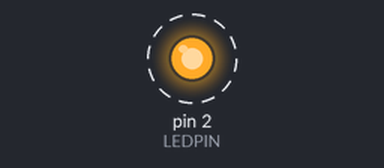
A sketch run on a simulated Arduino Uno, built with avr-gcc and run on an emulated ATmega328P. Shown: output pins drawn as LEDs (lit = HIGH). Dashed ring = blinking.

Above: at 0.05 s.
Timing chart, 0 to 3.0 s (numbered marks = the images above):
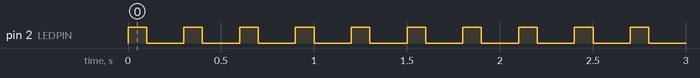

Measured:
- by itself, pin 2 (LEDPIN): alternates HIGH for 0.10 s and LOW for 0.20 s

The sketch:

sketch_oct01a.ino
```cpp
#define LEDPIN 2
#define LEDPIN2 3

void setup() {
  pinMode(LEDPIN, OUTPUT);
}


void loop() {
  while (1) {
    digitalWrite(LEDPIN, HIGH);
    digitalWrite(LEDPIN2, HIGH);
    delay(100);
    digitalWrite(LEDPIN, LOW);
    delay(100);
    digitalWrite(LEDPIN2, LOW);
    delay(100);
  }
}
```
